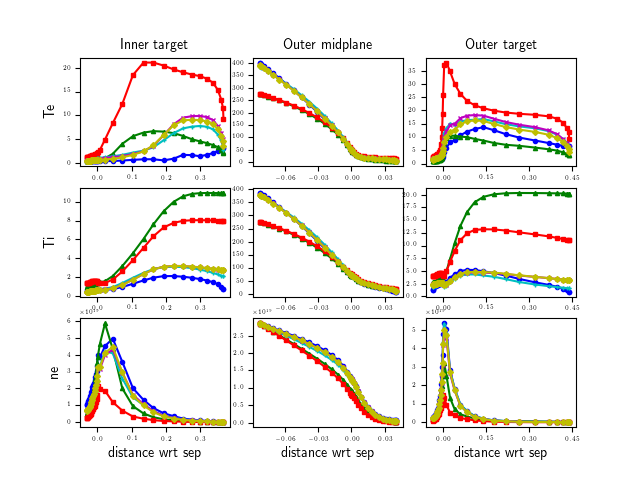

This figure's Python source:
#! /usr/bin/env python3
'''
Date : 05/12/2008
Authors : Matthieu Haefele based on IDL scripts provided by David Coster

This script demonstrates the capabilities of Python/NumPy/matplotlib tools to show fusion data.
Basically it reads datasets from solps server through MDS+ and either display or write a resulting 
picture on disk thanks to matplotlib.

It provides the function compare_shots which reads 1D datasets from a list of shots on a server 
through MDS+ and either displays or writes a resulting picture on disk thanks to matplotlib. 
The picture consists in a 9X9 plot on which data from all the specified  shots are displayed. If
filename is omitted, a X window pop up, if filename is specified, no window pop up, but a picture 
is generated on disk with name filename. 
'''

import MDSplus
import numpy

# matplotlib.pyplot is a collection of command style functions that make matplotlib work like matlab
import matplotlib.pyplot as plt

# matplotlib.ticker contains classes to support completely configurable tick locating and formatting.
import matplotlib.ticker as ticker
	
def compare_shots(shot, filename=None, server='solps-mdsplus.ipp.mpg.de:8001'):
	'''
This function reads 1D datasets from shot <shot> on solps server <server> through MDS+ and either
displays or writes a resulting picture on disk thanks to matplotlib. 
* shot : python list of integer which are the shots. Mandatory argument
* filename : python string which contains the name of the genereated file. Optional argument.
* server : MDS+ server to connect. Optional argument, default value=solps-mdsplus.aug.ipp.mpg.de:8001
	'''
	
	params = {'axes.labelsize': 10,
							'axes.titlesize': 10,
							'xtick.labelsize': 4,
							'ytick.labelsize': 4,
							'lines.markersize' : 3,
							'text.usetex': True
							}
		
	
	if filename == None:
		# No filename supplied, displaying on screen
		params['backend'] =  'GTK3Agg'             #'QtAgg', 'ps', 'svg','png'
	else:
		# Filename provided, then it"s a png
		params['backend'] =  'png'             #'QtAgg', 'ps', 'svg','png'
							
	
	plt.rcParams.update(params)
	
	
	# compare_shots is called with an array of shots. Let's get is length
	ncase = len(shot)
	
  # Let's create a few identical arrays whose dimensions and type are in arrayspec
	arrayspec=(ncase,numpy.int32)

	# Creating arrays expanding array specification
	nx  = numpy.zeros(*arrayspec)
	ny  = numpy.zeros(*arrayspec)
	ns  = numpy.zeros(*arrayspec)
	imp = numpy.zeros(*arrayspec)
	omp = numpy.zeros(*arrayspec)
	sep = numpy.zeros(*arrayspec)
	
	
	
	conn = MDSplus.Connection(server)
	for i in range(ncase):
		conn.openTree('solps',shot[i])
		nx[i]=conn.get('\\top.snapshot.dimensions:nx')
		ny[i]=conn.get('\\top.snapshot.dimensions:ny')
		print('opening shot '+ str(shot[i]) + ' => nx, ny='+str(nx[i]) + ' ' + str(ny[i]))
		# Someday maybe, all this will work in Python 3. One shall then write 
		# print(''opening shot '+ str(shot[i]) + ' => nx, ny='+str(nx[i]) + ' ' + str(ny[i]))
		
		ns[i]=conn.get('\\top.snapshot.dimensions:ns')
		imp[i]=conn.get('\\top.snapshot.dimensions:imp')
		omp[i]=conn.get('\\top.snapshot.dimensions:omp')
		sep[i]=conn.get('\\top.snapshot.dimensions:sep')
		conn.closeTree('solps',shot[i])
	
        # Another array specification
	arrayspec=((ncase,ny[0],nx[0]),numpy.float64)

   	# Let's create these float arrays
	dsrad = numpy.zeros( *arrayspec)
	dspol = numpy.zeros( *arrayspec)
	dspar = numpy.zeros (*arrayspec)
	te    = numpy.zeros (*arrayspec)
	ti    = numpy.zeros (*arrayspec)
	nel   = numpy.zeros (*arrayspec)
	
	
	
	for i in range(ncase):
		conn.openTree('solps',shot[i])
		dsrad[i,:,:]=conn.get('\\top.snapshot.grid:dsrad')
		dspol[i,:,:]=conn.get('\\top.snapshot.grid:dspol')
		dspar[i,:,:]=conn.get('\\top.snapshot.grid:dspar')
		te[i,:,:]=conn.get('\\top.snapshot:te')
		ti[i,:,:]=conn.get('\\top.snapshot:ti')
		nel[i,:,:]=conn.get('\\top.snapshot:ne')
		conn.closeTree('solps',shot[i])
	
	conn.disconnect()
	
	
	#build the figure (Let's go Picasso)
        # Layout is a list composed of
        # [number of sub-plot, legend of the left axis, data, location in the tokamak (Inner target, Outer midplane or Outer target), subplot upper title,subplot lower title ] 
	layout=[[1,'Te',te, 0, 'Inner target', ''],
          [2,'',te,omp[0], 'Outer midplane', ''],
          [3,'',te,nx[0]-1, 'Outer target', ''], 
          [4,'Ti',ti, 0, '', ''],
          [5,'',ti,omp[0], '', ''],
          [6,'',ti,nx[0]-1, '', ''],
          [7,'ne',nel, 0, '', 'distance wrt sep'],
          [8,'',nel,omp[0], '', 'distance wrt sep'],
          [9,'',nel,nx[0]-1, '', 'distance wrt sep']
         ]
	
	# Matplotlib plot definitions : point shape, linked or not, color
	line_style = ['o-b', '^-g', 's-r', '+-c', 'x-m', 'D-y', '1-k', 'h-']
	
	# sub-plot number j[0] in a 3x3 subplot. last number ranges from 1 to 3x3, line-major
	print('generating figures')
	for j in layout:
		plotgridshape=(3,3,j[0])
		cur_fig = plt.subplot(*plotgridshape)

		# Finds with the ticker module nice ticks locations, up to 5 locators
		cur_fig.xaxis.set_major_locator(ticker.MaxNLocator(5))
	
		cur_fig.set_xlabel(j[5])
		cur_fig.set_ylabel(j[1])
		cur_fig.set_title(j[4])

		# In each subplot, plot all the cases, each with its line style
		for i in range(ncase):
			cur_fig.plot(dsrad[i,:,j[3]],j[2][i,:,j[3]], line_style[i])
	
	
	# Some more space between sub-plots
	plt.subplots_adjust(wspace=0.15, hspace=0.2)
	
	if filename == None:
		plt.show()
	else:
		plt.savefig(filename)
	
	
compare_shots([11437,11438,11447,11448,11449,11450])
